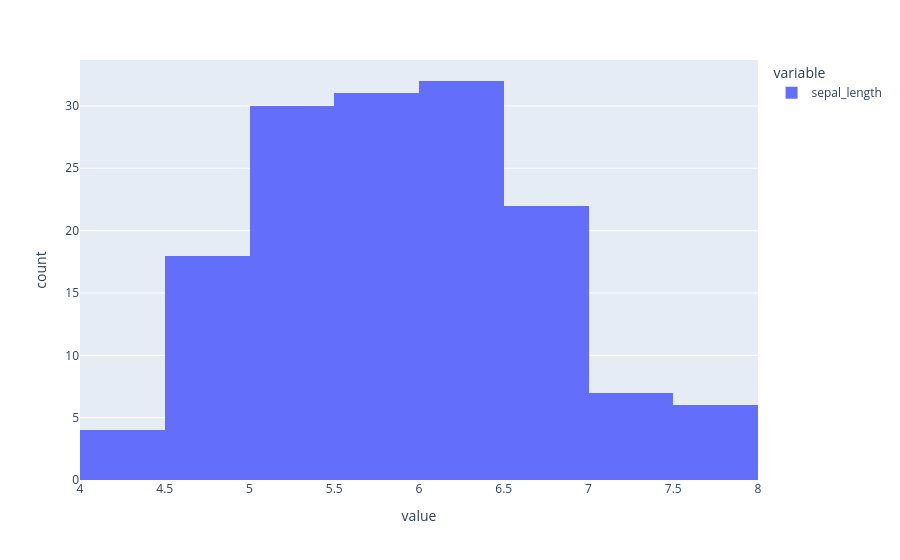

Notebook code cell kept with this figure:
### Markdown cell above
### Histogram

### Code cell
px.histogram(iris['sepal_length'])

### Figure 1 — Plotly figure (JSON) as saved in the notebook; plotly's stock layout.template omitted (floating-point values rounded to 4 significant figures; data arrays with more than 128 entries replaced by an {"elided": "..."} marker saying what was removed)
{"data": [{"alignmentgroup": "True", "bingroup": "x", "hovertemplate": "variable=sepal_length<br>value=%{x}<br>count=%{y}<extra></extra>", "legendgroup": "sepal_length", "marker": {"color": "#636efa", "pattern": {"shape": ""}}, "name": "sepal_length", "offsetgroup": "sepal_length", "orientation": "v", "showlegend": true, "type": "histogram", "x": {"elided": "150 float values"}, "xaxis": "x", "yaxis": "y"}], "layout": {"barmode": "relative", "legend": {"title": {"text": "variable"}, "tracegroupgap": 0}, "margin": {"t": 60}, "xaxis": {"anchor": "y", "domain": [0, 1], "title": {"text": "value"}}, "yaxis": {"anchor": "x", "domain": [0, 1], "title": {"text": "count"}}}}
